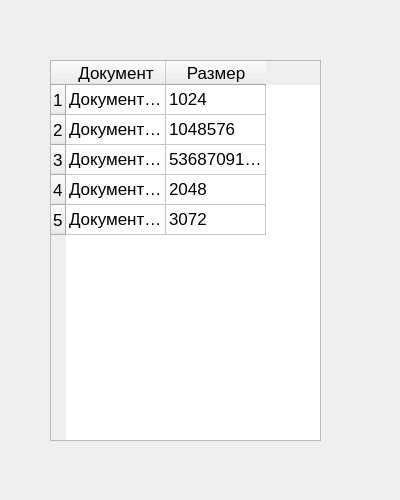
<?xml version="1.0" encoding="UTF-8"?>
<ui version="4.0">
 <class>MainWindow</class>
 <widget class="QMainWindow" name="MainWindow">
  <property name="geometry">
   <rect>
    <x>0</x>
    <y>0</y>
    <width>400</width>
    <height>500</height>
   </rect>
  </property>
  <property name="windowTitle">
   <string>MainWindow</string>
  </property>
  <widget class="QWidget" name="centralwidget">
   <widget class="QTableWidget" name="tableWidget">
    <property name="geometry">
     <rect>
      <x>50</x>
      <y>60</y>
      <width>271</width>
      <height>381</height>
     </rect>
    </property>
    <property name="font">
     <font>
      <pointsize>13</pointsize>
     </font>
    </property>
    <property name="autoScroll">
     <bool>true</bool>
    </property>
    <row>
     <property name="text">
      <string>1</string>
     </property>
    </row>
    <row>
     <property name="text">
      <string>2</string>
     </property>
    </row>
    <row>
     <property name="text">
      <string>3</string>
     </property>
    </row>
    <row>
     <property name="text">
      <string>4</string>
     </property>
    </row>
    <row>
     <property name="text">
      <string>5</string>
     </property>
    </row>
    <column>
     <property name="text">
      <string>Документ</string>
     </property>
    </column>
    <column>
     <property name="text">
      <string>Размер</string>
     </property>
    </column>
    <item row="0" column="0">
     <property name="text">
      <string>Документ1.txt</string>
     </property>
    </item>
    <item row="0" column="1">
     <property name="text">
      <string>1024</string>
     </property>
    </item>
    <item row="1" column="0">
     <property name="text">
      <string>Документ2.txt</string>
     </property>
    </item>
    <item row="1" column="1">
     <property name="text">
      <string>1048576</string>
     </property>
    </item>
    <item row="2" column="0">
     <property name="text">
      <string>Документ3.txt</string>
     </property>
    </item>
    <item row="2" column="1">
     <property name="text">
      <string>5368709120</string>
     </property>
    </item>
    <item row="3" column="0">
     <property name="text">
      <string>Документ4.txt</string>
     </property>
    </item>
    <item row="3" column="1">
     <property name="text">
      <string>2048</string>
     </property>
    </item>
    <item row="4" column="0">
     <property name="text">
      <string>Документ5.txt</string>
     </property>
    </item>
    <item row="4" column="1">
     <property name="text">
      <string>3072</string>
     </property>
    </item>
   </widget>
  </widget>
 </widget>
 <resources/>
 <connections/>
</ui>
